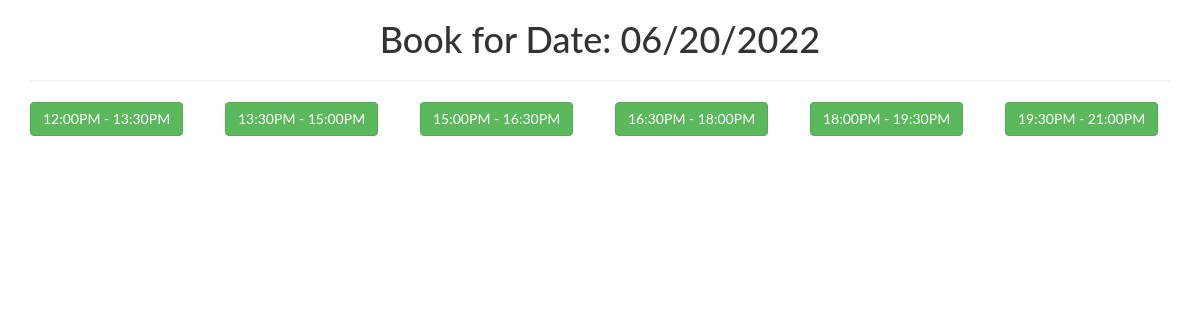
The app's page /admin/book.php?date=2022-06-20 (signed in) with its own data.
### tables this page shows
CREATE TABLE `timeslot` (
  `time_diff` varchar(500) NOT NULL,
  `start` time(6) NOT NULL DEFAULT '12:00:00.000000',
  `end` time(6) NOT NULL DEFAULT '21:00:00.000000'
);

### admin/book.php (the view, shortened to what this page needs)
<?php
require_once '../dbConfig.php';
if(isset($_GET['date'])){
    $date = $_GET['date'];
    $bookings = array();
}else{
    $date = date(m/d/Y);
}
$duration = 60;
$sql = "SELECT `time_diff` FROM `timeslot`";
$result = $db->query($sql);
if ($result->num_rows > 0) {
  while($row = $result->fetch_assoc()) {
    $duration = $row['time_diff'];
  }
} else {
  $duration = 60;
}
$cleanup = 0;
$start = "12:00";
$end = "21:30";
function timeslots($duration, $cleanup, $start, $end){
    $start = new DateTime($start);
    $end = new DateTime($end);
    $interval = new DateInterval("PT".$duration."M");
    $cleanupInterval = new DateInterval("PT".$cleanup."M");
    $slots = array();
    for($intStart = $start; $intStart<$end; $intStart->add($interval)->add($cleanupInterval)){
        $endPeriod = clone $intStart;
        $endPeriod->add($interval);
        if($endPeriod>$end){
            break;
        }
        $slots[] = $intStart->format("H:iA")." - ". $endPeriod->format("H:iA");
    }
    return $slots;
}
?>
<!doctype html>
<html lang="en">
  <head>
    <link rel="stylesheet" href="https://maxcdn.bootstrapcdn.com/bootstrap/3.3.7/css/bootstrap.min.css">
    <link rel="stylesheet" href="style.css">
  </head>
  <body>
    <div class="container">
        <h1 class="text-center">Book for Date: <?php echo date('m/d/Y', strtotime($date)); ?></h1><hr>
        <div class="row">
            <div class="col-md-12">
            </div>
            <?php $timeslots = timeslots($duration, $cleanup, $start, $end);
                foreach($timeslots as $ts){
            ?>
            <div class="col-md-2">
                <div class="form-group">
                   <?php if(in_array($ts, $bookings)){ ?>
                   <button class="btn btn-danger"><?php echo $ts; ?></button>
                   <?php }else{ ?>
                   <button class="btn btn-success book" data-timeslot="<?php echo $ts; ?>"><?php echo $ts; ?></button>
                   <?php }  ?>
                </div>
            </div>
            <?php } ?>
            </div>
    </div>
  </body>
</html>

### admin/style.css (style rules this page uses)
body { font-family: "Lato", sans-serif; }

### records on screen
timeslot: time_diff "12:00PM - 13:30PM", time_diff "13:30PM - 15:00PM", time_diff "15:00PM - 16:30PM", time_diff "16:30PM - 18:00PM", time_diff "18:00PM - 19:30PM", time_diff "19:30PM - 21:00PM"

### other values on screen
date('m/d/Y', strtotime($date)) "06/20/2022"
